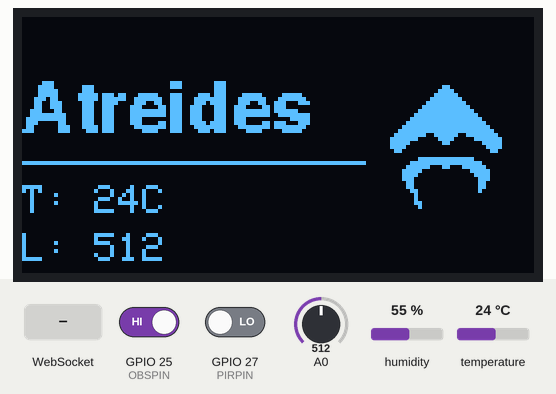
Simulated run of this sketch. Board: ESP8266 (NodeMCU). Shown: 128×64 one-colour display. The inputs (shaded band) are chosen by the test bench; at power-on: temperature 24 °C, GPIO 25 (OBSPIN) HIGH, A0 = 512, GPIO 27 (PIRPIN) LOW, humidity 55 %. WiFi joins after 1.5 s; servers stay silent unless stated.

Above: at 3.8 s.
3.9 s: temperature set to 12 °C
At 7.9 s:
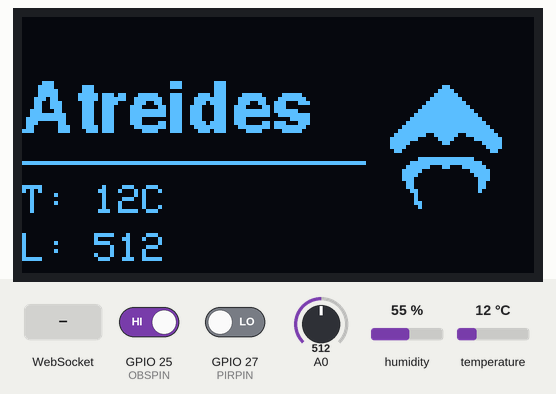
8.2 s: GPIO 25 (OBSPIN) driven LOW
At 11.8 s:
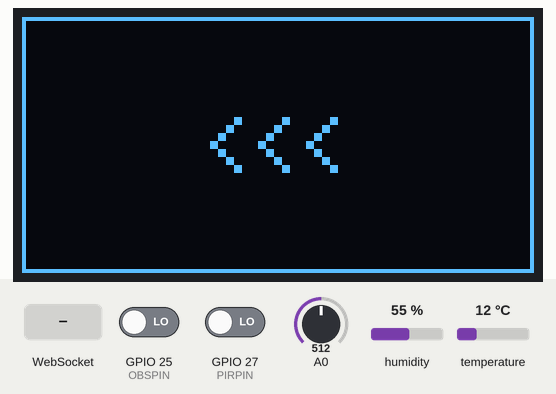
13.9 s: WebSocket text "NEXT" received
At 15.4 s:
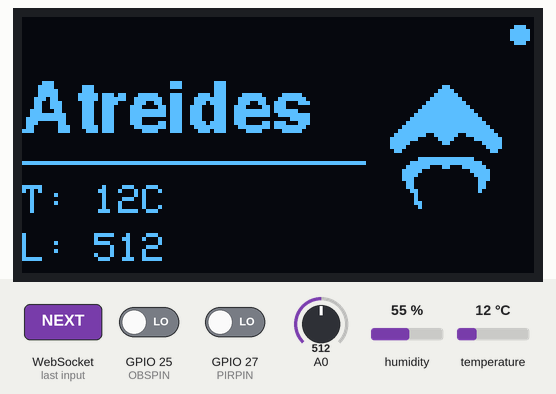
16.2 s: A0 set to 716
At 17.3 s:
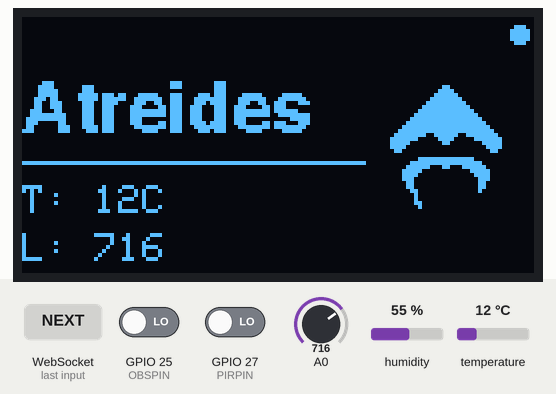
18.1 s: temperature set to 19 °C
20.2 s: A0 set to 900
At 21.6 s:
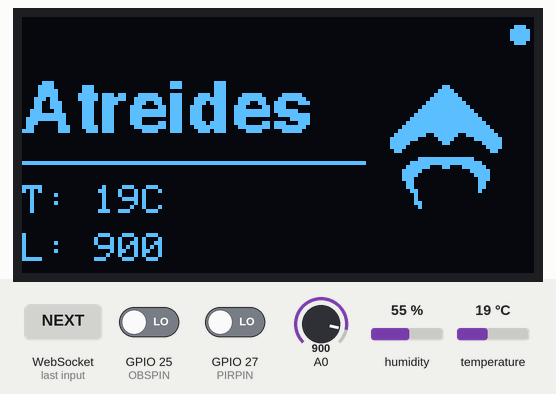
Timing chart, 0 to 23.1 s (numbered marks = the images above; inputs shaded):
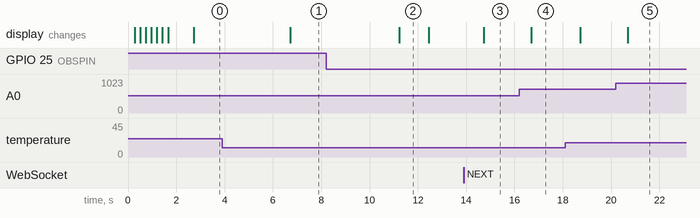

The sketch:

duna-system.ino
```cpp
#include <WiFi.h>
#include <WebSocketsClient.h>
#include <Arduino.h>
#include <IRremoteESP8266.h>
#include <IRsend.h>
#include <DHT.h>
#include <Wire.h>
#include <Adafruit_GFX.h>
#include <Adafruit_SSD1306.h>
// --- FONTE NOVA HD ---
#include <Fonts/FreeSansBold9pt7b.h>

// --- 1. Configuração dos Pinos ---
#define LDRPIN 34
#define PIRPIN 27
#define DHTPIN 26
#define OBSPIN 25
#define DHTTYPE DHT11

// --- CONFIGURAÇÃO DO PROTETOR DE TELA ---
// Tempo em milissegundos para desligar a tela (5 minutos = 300000)
// Para testar rápido, mude para 10000 (10 segundos)
#define TEMPO_PROTETOR  150000

// --- OLED CONFIG ---
#define SCREEN_WIDTH 128
#define SCREEN_HEIGHT 64
#define OLED_RESET    -1
Adafruit_SSD1306 display(SCREEN_WIDTH, SCREEN_HEIGHT, &Wire, OLED_RESET);

DHT dht(DHTPIN, DHTTYPE);

// --- 2. IR e Rede ---
const uint16_t kIrLed = 4;
IRsend irsend(kIrLed);

// === CÓDIGOS DE COR ===
#define IR_ON         0xF7C03F
#define IR_BRILHO_UP  0xF700FF
#define IR_ARRAKIS    0xF710EF
#define IR_ATREIDES   0xF7B04F
#define IR_SIETCH     0xF750AF

const char* ssid = "NET-TOP-CC-";
const char* password = "01152024";
const char* websocket_server = "zen-dashboard-97j0.onrender.com";
const int websocket_port = 443;
const char* websocket_path = "/";
const char* spotify_pass = "duna1234";

WebSocketsClient webSocket;
bool isConnected = false;

unsigned long lastSendTime = 0;
String lastMode = "System";

// --- Variáveis de Gesto e Estado ---
bool maoDetectada = false;
unsigned long inicioGesto = 0;
bool acaoExecutada = false;
bool spotifyTocando = false;

// --- Variáveis do Protetor de Tela ---
unsigned long ultimaAtividade = 0; // Guarda a hora do último movimento
bool telaLigada = true;

// Variáveis globais
float dispTemp = 0;
int dispLuz = 0;

// =================================================================
// --- GALERIA DUNA MINI (32x32 Pixels) ---
// =================================================================
const unsigned char bitmap_worm [] PROGMEM = {
  0x00, 0x00, 0x00, 0x00, 0x00, 0x07, 0xe0, 0x00, 0x00, 0x3f, 0xfc, 0x00,
  0x00, 0xfc, 0x3f, 0x00, 0x01, 0xe0, 0x07, 0x80, 0x03, 0x80, 0x01, 0xc0,
  0x07, 0x00, 0x00, 0xe0, 0x0e, 0x03, 0xc0, 0x70, 0x0c, 0x0f, 0xf0, 0x30,
  0x18, 0x1c, 0x38, 0x18, 0x18, 0x30, 0x0c, 0x18, 0x30, 0x60, 0x06, 0x0c,
  0x30, 0xc0, 0x03, 0x0c, 0x31, 0x81, 0x81, 0x8c, 0x33, 0x07, 0xe0, 0xcc,
  0x36, 0x1c, 0x38, 0x6c, 0x34, 0x30, 0x0c, 0x2c, 0x3c, 0x60, 0x06, 0x3c,
  0x1c, 0xc0, 0x03, 0x38, 0x18, 0x80, 0x01, 0x18, 0x18, 0x80, 0x01, 0x18,
  0x09, 0x80, 0x01, 0x90, 0x01, 0x00, 0x00, 0x80, 0x03, 0x00, 0x00, 0xc0,
  0x03, 0x00, 0x00, 0xc0, 0x07, 0x00, 0x00, 0xe0, 0x06, 0x00, 0x00, 0x60,
  0x0e, 0x00, 0x00, 0x70, 0x0c, 0x00, 0x00, 0x30, 0x1c, 0x00, 0x00, 0x38,
  0x18, 0x00, 0x00, 0x18, 0x38, 0x00, 0x00, 0x1c, 0x30, 0x00, 0x00, 0x0c
};

const unsigned char bitmap_hawk [] PROGMEM = {
  0x00, 0x00, 0x00, 0x00, 0x00, 0x01, 0x80, 0x00, 0x00, 0x03, 0xc0, 0x00,
  0x00, 0x07, 0xe0, 0x00, 0x00, 0x0f, 0xf0, 0x00, 0x00, 0x1f, 0xf8, 0x00,
  0x00, 0x3f, 0xfc, 0x00, 0x00, 0x7f, 0xfe, 0x00, 0x00, 0xff, 0xff, 0x00,
  0x01, 0xff, 0xff, 0x80, 0x03, 0xff, 0xff, 0xc0, 0x07, 0xff, 0xff, 0xe0,
  0x0f, 0xff, 0xff, 0xf0, 0x1f, 0xe7, 0xe7, 0xf8, 0x3f, 0x83, 0xc1, 0xfc,
  0x3e, 0x01, 0x80, 0x7c, 0x3c, 0x00, 0x00, 0x3c, 0x18, 0x00, 0x00, 0x18,
  0x00, 0x00, 0x00, 0x00, 0x00, 0x7f, 0xfe, 0x00, 0x01, 0xff, 0xff, 0x80,
  0x03, 0xf1, 0x8f, 0xc0, 0x07, 0xc0, 0x03, 0xe0, 0x07, 0x80, 0x01, 0xe0,
  0x07, 0x00, 0x00, 0xe0, 0x03, 0x00, 0x00, 0xc0, 0x03, 0x00, 0x00, 0xc0,
  0x01, 0x80, 0x00, 0x80, 0x00, 0x80, 0x00, 0x00, 0x00, 0x80, 0x00, 0x00,
  0x00, 0xc0, 0x00, 0x00, 0x00, 0x40, 0x00, 0x00, 0x00, 0x00, 0x00, 0x00,
  0x00, 0x00, 0x00, 0x00, 0x00, 0x00, 0x00, 0x00, 0x00, 0x00, 0x00, 0x00
};

// GOTA
const unsigned char bitmap_knife [] PROGMEM = {
  0x00, 0x00, 0x00, 0x00, 0x00, 0x01, 0x80, 0x00, 0x00, 0x03, 0xc0, 0x00,
  0x00, 0x07, 0xe0, 0x00, 0x00, 0x0f, 0xf0, 0x00, 0x00, 0x1f, 0xf8, 0x00,
  0x00, 0x1f, 0xf8, 0x00, 0x00, 0x3f, 0xfc, 0x00, 0x00, 0x7f, 0xfe, 0x00,
  0x00, 0xff, 0xff, 0x00, 0x00, 0xff, 0xff, 0x00, 0x01, 0xff, 0xff, 0x80,
  0x01, 0xff, 0xff, 0x80, 0x03, 0xff, 0xff, 0xc0, 0x03, 0xff, 0xff, 0xc0,
  0x07, 0xff, 0xff, 0xe0, 0x07, 0xff, 0xff, 0xe0, 0x07, 0xff, 0xff, 0xe0,
  0x0f, 0xff, 0xff, 0xf0, 0x0f, 0xff, 0xff, 0xf0, 0x0f, 0xff, 0xff, 0xf0,
  0x0f, 0xff, 0xff, 0xf0, 0x0f, 0xff, 0xff, 0xf0, 0x0f, 0xff, 0xff, 0xf0,
  0x07, 0xff, 0xff, 0xe0, 0x07, 0xff, 0xff, 0xe0, 0x07, 0xff, 0xff, 0xe0,
  0x03, 0xff, 0xff, 0xc0, 0x03, 0xff, 0xff, 0xc0, 0x01, 0xff, 0xff, 0x80,
  0x00, 0xff, 0xff, 0x00, 0x00, 0x7f, 0xfe, 0x00, 0x00, 0x3f, 0xfc, 0x00,
  0x00, 0x0f, 0xf0, 0x00, 0x00, 0x00, 0x00, 0x00, 0x00, 0x00, 0x00, 0x00
};

void showFeedback(String tipo) {
  // Se a tela estiver desligada, acorda ela primeiro
  telaLigada = true;

  display.clearDisplay();
  display.setFont(NULL);
  display.setTextColor(SSD1306_WHITE);
  display.drawRect(0, 0, 128, 64, SSD1306_WHITE);

  display.setTextSize(2);
  if (tipo == "NEXT") {
    display.setCursor(45, 25);
    display.print(">>>");
  } else if (tipo == "PREV") {
    display.setCursor(45, 25);
    display.print("<<<");
  } else if (tipo == "PLAY") {
    display.setCursor(55, 25);
    display.print(">");
  } else if (tipo == "PAUSE") {
    display.setCursor(50, 25);
    display.print("||");
  }
  display.display();
}

void updateDisplay(String modo) {
  // Só atualiza se a tela deve estar ligada
  if (!telaLigada) {
    display.clearDisplay();
    display.display();
    return;
  }

  display.clearDisplay();
  display.setTextColor(SSD1306_WHITE);

  // 1. NOME DA CASA (Esquerda + Fonte HD)
  display.setFont(&FreeSansBold9pt7b);
  display.setTextSize(1);
  display.setCursor(0, 28);
  display.println(modo);

  // 2. Volta para fonte normal
  display.setFont(NULL);

  // Linha
  display.drawLine(0, 36, 85, 36, SSD1306_WHITE);

  // 3. Sensores
  display.setTextSize(1);
  display.setCursor(0, 42);
  display.print("T: " + String(dispTemp, 0) + "C");

  display.setCursor(0, 54);
  display.print("L: " + String(dispLuz));

  // 4. ÍCONE (Direita)
  if (modo == "Arrakis") display.drawBitmap(90, 16, bitmap_worm, 32, 32, SSD1306_WHITE);
  else if (modo == "Atreides") display.drawBitmap(90, 16, bitmap_hawk, 32, 32, SSD1306_WHITE);
  else display.drawBitmap(90, 16, bitmap_knife, 32, 32, SSD1306_WHITE);

  // WiFi
  if (isConnected) display.fillCircle(124, 4, 2, SSD1306_WHITE);

  display.display();
}

void webSocketEvent(WStype_t type, uint8_t * payload, size_t length) {
  switch (type) {
    case WStype_DISCONNECTED: isConnected = false; break;
    case WStype_CONNECTED: isConnected = true; break;
    case WStype_TEXT:
      String text = (char*)payload;
      if (text.indexOf("\"sender\":\"Spotify\"") > 0) {
          if (text.indexOf("\"is_playing\":true") > 0) spotifyTocando = true;
          else if (text.indexOf("\"is_playing\":false") > 0) spotifyTocando = false;
      }
      break;
  }
}

void setup() {
  Serial.begin(115200);

  if(!display.begin(SSD1306_SWITCHCAPVCC, 0x3C)) {
    Serial.println(F("Falha no OLED"));
    for(;;);
  }
  display.clearDisplay();
  display.setFont(NULL);
  display.setTextSize(1);
  display.setTextColor(SSD1306_WHITE);
  display.setCursor(0, 0);
  display.println("DUNE SYSTEM v4.0");
  display.println("GOLD EDITION");
  display.println("----------------");
  display.println("Booting...");
  display.display();

  pinMode(LDRPIN, INPUT);
  pinMode(PIRPIN, INPUT);
  pinMode(OBSPIN, INPUT);
  dht.begin();
  irsend.begin();

  // Inicializa o timer do protetor de tela
  ultimaAtividade = millis();

  WiFi.begin(ssid, password);
  while (WiFi.status() != WL_CONNECTED) {
    delay(200);
    display.print(".");
    display.display();
  }
  display.println("\nONLINE.");
  display.display();
  delay(1000);

  webSocket.beginSSL(websocket_server, websocket_port, websocket_path);
  webSocket.onEvent(webSocketEvent);
  webSocket.setReconnectInterval(5000);
}

void comandoSpotify(String cmd) {
  if (isConnected) {
      String json = "{";
      json += "\"spotify_command\": \"" + cmd + "\",";
      json += "\"password\": \"" + String(spotify_pass) + "\"";
      json += "}";
      webSocket.sendTXT(json);
  }
}

void dispararIR(uint32_t codigo) {
  for (int i = 0; i < 3; i++) {
    irsend.sendNEC(codigo, 32);
    delay(40);
  }
}

void enviarSinalIR(String modo) {
  if (modo == lastMode) return;
  lastMode = modo;

  dispararIR(IR_ON);
  delay(100);

  if (modo == "Atreides") {
    dispararIR(IR_ATREIDES);
  }
  else if (modo == "Arrakis") {
    dispararIR(IR_ARRAKIS);
    delay(100);
    for(int i=0; i<5; i++){
       irsend.sendNEC(IR_BRILHO_UP, 32);
       delay(50);
    }
  }
  else {
    dispararIR(IR_SIETCH);
  }
}

void loop() {
  webSocket.loop();
  unsigned long now = millis();

  // --- 1. VERIFICA ATIVIDADE (PIR ou Gesto) ---
  bool sensorMusica = !digitalRead(OBSPIN);
  int sensorMovimento = digitalRead(PIRPIN); // Lê o sensor de presença

  // Se tiver movimento ou estiver mexendo na música, reseta o timer
  if (sensorMusica || sensorMovimento == HIGH) {
    ultimaAtividade = now;
    if (!telaLigada) {
      telaLigada = true; // Acorda a tela imediatamente
      Serial.println("Movimento detectado: Tela Ligada!");
      updateDisplay(lastMode); // Atualiza a tela na hora
    }
  }

  // --- 2. VERIFICA TIMEOUT (Protetor de Tela) ---
  if (telaLigada && (now - ultimaAtividade > TEMPO_PROTETOR)) {
    telaLigada = false;
    Serial.println("Inatividade: Desligando tela...");
    updateDisplay(lastMode); // A função updateDisplay vai limpar a tela
  }

  // --- 3. LÓGICA DE GESTOS (MÚSICA) ---
  if (sensorMusica && !maoDetectada) {
    maoDetectada = true;
    inicioGesto = now;
    acaoExecutada = false;
  }

  if (!sensorMusica && maoDetectada) {
    maoDetectada = false;
    unsigned long duracao = now - inicioGesto;

    if (!acaoExecutada) {
      ultimaAtividade = now; // Garante que a tela não apague enquanto mexe na música
      if (duracao < 1000) {
        showFeedback("NEXT");
        comandoSpotify("next");
        delay(1200);
        updateDisplay(lastMode);
      }
      else if (duracao >= 1000 && duracao < 3000) {
        if (spotifyTocando) {
            showFeedback("PAUSE");
            comandoSpotify("pause");
        } else {
            showFeedback("PLAY");
            comandoSpotify("play");
        }
        delay(1200);
        updateDisplay(lastMode);
      }
    }
  }

  if (sensorMusica && maoDetectada && !acaoExecutada) {
    if (now - inicioGesto >= 3000) {
      ultimaAtividade = now;
      showFeedback("PREV");
      comandoSpotify("prev");
      acaoExecutada = true;
      delay(1200);
      updateDisplay(lastMode);
    }
  }

  // --- 4. DADOS AMBIENTAIS (A cada 2 seg) ---
  if (now - lastSendTime > 2000) {
    lastSendTime = now;

    dispLuz = analogRead(LDRPIN);
    // Nota: Já lemos o PIR ali em cima, vamos usar a variável
    float hum = dht.readHumidity();
    dispTemp = dht.readTemperature();
    int obsStatus = sensorMusica ? 0 : 1;

    if (isnan(hum) || isnan(dispTemp)) { hum = 0; dispTemp = 0; }

    String modo;
    if (dispLuz < 1500) modo = "Atreides";
    else if (dispLuz >= 1500 && dispLuz <= 3900) modo = "Arrakis";
    else modo = "Sietch";

    // Atualiza a tela (Se ela estiver em modo ligado)
    updateDisplay(modo);

    enviarSinalIR(modo);

    if (isConnected) {
        String json = "{";
        json += "\"luz\":" + String(dispLuz) + ",";
        json += "\"temp\":" + String(dispTemp) + ",";
        json += "\"hum\":" + String(hum) + ",";
        json += "\"pir\":" + String(sensorMovimento) + ",";
        json += "\"obs\":" + String(obsStatus);
        json += "}";
        webSocket.sendTXT(json);
    }
  }
}
```

Measured:
- after the input at 3.9 s, the display: changes after 2.8 s (image 1)
- after the input at 8.2 s, the display: changes after 3.0 s (image 2)
- after the input at 13.9 s, the display: changes after 0.82 s (image 3)
- after the input at 16.2 s, the display: changes after 0.50 s (image 4)
- after the input at 20.2 s, the display: changes after 0.50 s (image 5)
- what the display in image 2 shows lasts 1.3 s, from 11.2 s to 12.5 s
